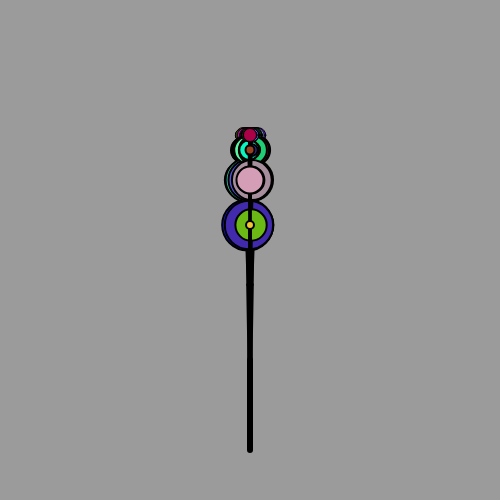
Frame 1 (no input)
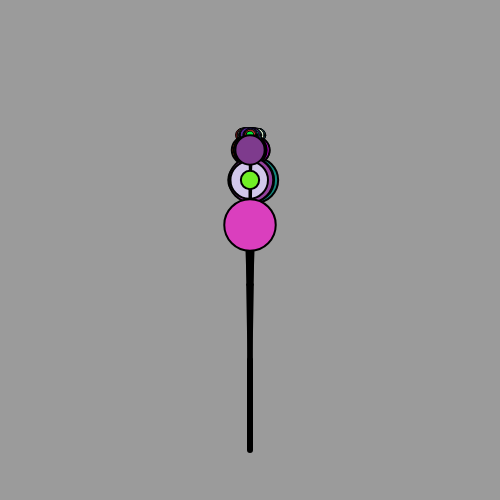
Frame 60 (no input)
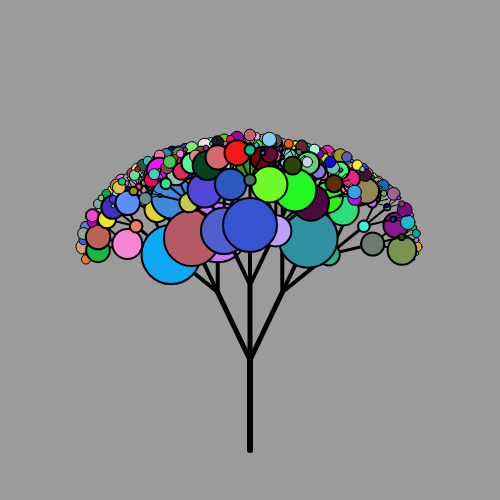
Frame 120 (the mouse pressed at the canvas centre since frame 60)

The p5.js sketch that drew these frames (run headless with seeded random() and noise() and a simulated clock; from frame 60 on, the mouse is pressed at the canvas centre):

// p5.js sketch
// ── sketch.js
// Project Title
// Your Name
// Date
//
// Extra for Experts:
// - describe what you did to take this project "above and beyond"


let scale = 15;
function setup() {
  createCanvas(500, 500);
  background(255);
}
function draw() {
  background(155)
  drawTree(width/2, height*0.9, 90, 6);
  
}
function drawLine( x1, y1, x2, y2, depth) {
//draw a line segment connecting (x1,y1) to (x2,y2)
  // eslint-disable-next-line no-cond-assign
  
  line(x1, y1, x2, y2);
  
}
function drawTree(x1, y1, angle, depth) {
  
  if (depth > 0) {
    strokeWeight(depth*1);
    let den = map(mouseX,0,width,1,50);
    let x2 = x1 + (cos(radians(angle))*depth*scale); //calculate endpoints ofcurrent branch
    let y2 = y1 - (sin(radians(angle))*depth*scale); //using trig ratios. Getshorter based on depth
    drawLine(x1, y1, x2, y2, depth);
    //for a 2-branch tree:
    drawTree(x2, y2, angle+den, depth-1);
    drawTree(x2, y2, angle-den, depth-1);
    drawTree(x2, y2, angle, depth-1);
    if(depth < 5){
      drawLeaf(x2, y2, depth*(random(15)));
    }

  }
}


function drawLeaf(x,y,d){
  if(d > 0){
    fill(random(255),random(255),random(255));
    circle(x,y,d);
    strokeWeight(2);
    
    


  }
}
function circleIncircle(x, y, d){
  if (d > 10){
    circle(x,y,d);
    let den = map(mouseX,0,width,1.01, 2);
    circleIncircle(x,y,d/den);
  }
}
